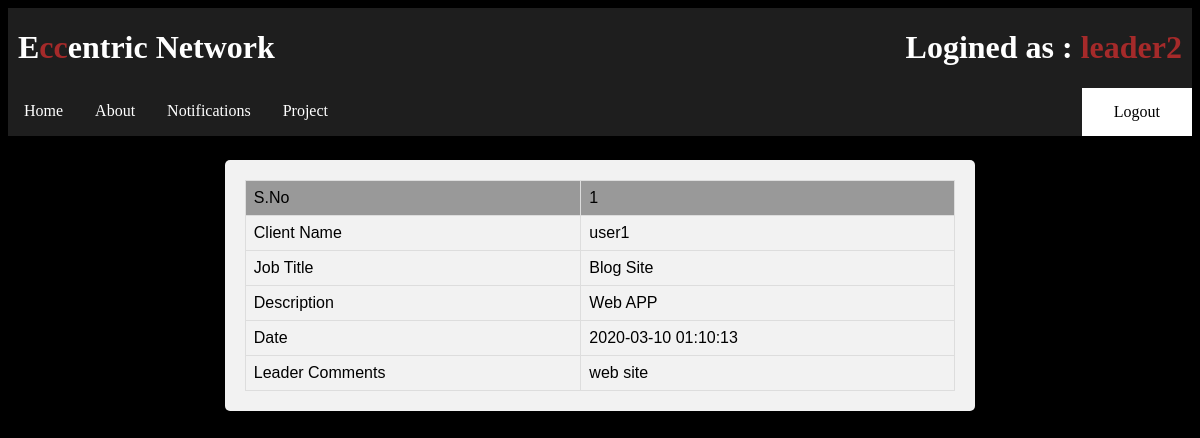
The page /view.php (signed in) on the database its author committed.
### tables this page shows
CREATE TABLE `work` (
  `id` int(11) NOT NULL,
  `client_name` varchar(64) NOT NULL,
  `work` text NOT NULL,
  `group_name` varchar(64) NOT NULL,
  `description` text NOT NULL,
  `leader_comments` text NOT NULL,
  `admin_approved` int(11) NOT NULL DEFAULT 0,
  `admin_by` varchar(64) NOT NULL,
  `leader_approved` int(11) NOT NULL DEFAULT 0,
  `leader_by` varchar(64) NOT NULL,
  `date` timestamp NOT NULL DEFAULT current_timestamp() ON UPDATE current_timestamp()
);

### view.php (the view, shortened to what this page needs)
<?php
	require("database.php");
?>
<!DOCTYPE html>
<html>
<head>
	<link rel="stylesheet" href="style.css">
</head>
<body class="bg" style="min-height:600px">
<ul>
<li><h1 style='color:white;padding-left:10px'>E<span style='color:brown'>cc</span>entric Network</h1></li>
<?php
if(isset($_SESSION["username"]) && !empty($_SESSION["username"]))
{
	echo '<li style="float:right"><h1 style="color:white;padding-right:10px">Logined as : <span style="color:brown">'.$_SESSION["username"].'</span></h5></li>';
}
?>
</ul>
<ul>
  <li><a href="index.php">Home</a></li>
  <li><a href="about.php" >About</a></li>
  <li><a href="notify.php" >Notifications</a></li>
  <?php
	if(isset($_SESSION["username"]) && !empty($_SESSION["username"]))
	{
		if($_SESSION["role"]=="admin")
		{
			echo '<li><a href="post.php" >Post</a></li>';
		}
		else if($_SESSION["role"]=="leader")
		{
			echo '<li><a href="project.php" >Project</a></li>';
		}
		echo '<li style="float: right;"><a href="logout.php" class="button" style="background-color:white;color:black" >Logout</a></li>';
	}
	else
	{
		echo '<li><a href="register.php">Register</a></li>';
		echo '<li style="float: right;"><a href="login.php" class="button" style="background-color:white;color:black" >Login</a></li>';
	}
	?>
</ul>
<div style='margin-top:2%'>
<form name="addform" action="<?php echo $_SERVER["REQUEST_URI"]?>" method="post" enctype="multipart/form-data" novalidate>
	<table id="file">
	<?php
	$work=$conn->query("Select * from work where leader_approved=1 and group_name='".$_SESSION["group_name"]."'");
	if($work->num_rows>0)
	{
		$i=1;
		while($row=$work->fetch_assoc())
		{
			echo '	<tr style="background-color:#999">
						<td>S.No</td>
						<td>'.$i.'</td>
					</tr>
					<tr>
						<td>Client Name</td>
						<td>'.$row["client_name"].'</td>
					</tr>
					<tr>
						<td>Job Title</td>
						<td>'.$row["work"].'</td>
					</tr>
					<tr>
						<td>Description</td>
						<td>'.$row["description"].'</td>
					</tr>
					<tr>
						<td>Date</td>
						<td>'.$row["date"].'</td>
					</tr>
					<tr>
						<td>Leader Comments</td>
						<td>'.$row["leader_comments"].'</td>
					</tr>
				</tr>';
				$i++;
		}
	}
	else
	{
		echo '<tr style="text-align:center"><td colspan=6>No records</td></tr>';
	}
	?>
	</table>
</form>
</div>
	</body>
</html>
</html>

### style.css (style rules this page uses)
div { margin:auto; width:60%; border-radius: 5px; background-color: #f2f2f2; padding: 20px; }
ul { list-style-type: none; margin: 0; padding: 0; overflow: hidden; background-color: #33333396; }
ul li { float: left; }
ul li a { display: block; color: white; text-align: center; padding: 14px 16px; text-decoration: none; }
.bg { background-color: black; background-position: fixed; background-repeat: no-repeat; background-size: 100% 100%; }
.button { background-color: #0000ff; border: none; color: white; padding: 15px 32px; text-align: center; text-decoration: none; display: inline-block; font-size: 16px; }
#file { font-family: "Trebuchet MS", Arial, Helvetica, sans-serif; border-collapse: collapse; width: 100%; }
#file td, #file th { border: 1px solid #ddd; padding: 8px; }
#file tr:nth-child(even) { background-color: #f2f2f2; }

### rows shown on the page
work: client_name "user1", work "Blog Site", description "Web APP", date "2020-03-10 01:10:13", leader_comments "web site"

### other values the page prints
$_SESSION["username"] "leader2"
